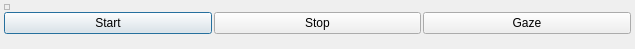
<?xml version="1.0" encoding="UTF-8"?>
<ui version="4.0">
 <class>GEyeTracker</class>
 <widget class="QWidget" name="GEyeTracker">
  <property name="geometry">
   <rect>
    <x>0</x>
    <y>0</y>
    <width>635</width>
    <height>49</height>
   </rect>
  </property>
  <property name="windowTitle">
   <string>GorgonEye</string>
  </property>
  <layout class="QHBoxLayout" name="horizontalLayout">
   <property name="spacing">
    <number>4</number>
   </property>
   <property name="margin">
    <number>4</number>
   </property>
   <item>
    <layout class="QVBoxLayout" name="mainLayout">
     <property name="spacing">
      <number>2</number>
     </property>
     <item>
      <widget class="QFrame" name="viewFrame">
       <property name="frameShape">
        <enum>QFrame::StyledPanel</enum>
       </property>
       <property name="frameShadow">
        <enum>QFrame::Plain</enum>
       </property>
       <layout class="QGridLayout" name="gridLayout">
        <property name="sizeConstraint">
         <enum>QLayout::SetFixedSize</enum>
        </property>
        <property name="margin">
         <number>2</number>
        </property>
        <property name="spacing">
         <number>2</number>
        </property>
       </layout>
      </widget>
     </item>
     <item>
      <layout class="QHBoxLayout" name="buttonLayout">
       <property name="spacing">
        <number>2</number>
       </property>
       <item>
        <widget class="QPushButton" name="startBtn">
         <property name="text">
          <string>Start</string>
         </property>
         <property name="default">
          <bool>true</bool>
         </property>
        </widget>
       </item>
       <item>
        <widget class="QPushButton" name="stopBtn">
         <property name="text">
          <string>Stop</string>
         </property>
        </widget>
       </item>
       <item>
        <widget class="QPushButton" name="gazeBtn">
         <property name="text">
          <string>Gaze</string>
         </property>
         <property name="checked">
          <bool>false</bool>
         </property>
        </widget>
       </item>
      </layout>
     </item>
     <item>
      <spacer name="viewSpacer">
       <property name="sizeHint" stdset="0">
        <size>
         <width>0</width>
         <height>0</height>
        </size>
       </property>
      </spacer>
     </item>
    </layout>
   </item>
  </layout>
 </widget>
 <resources/>
 <connections/>
</ui>
